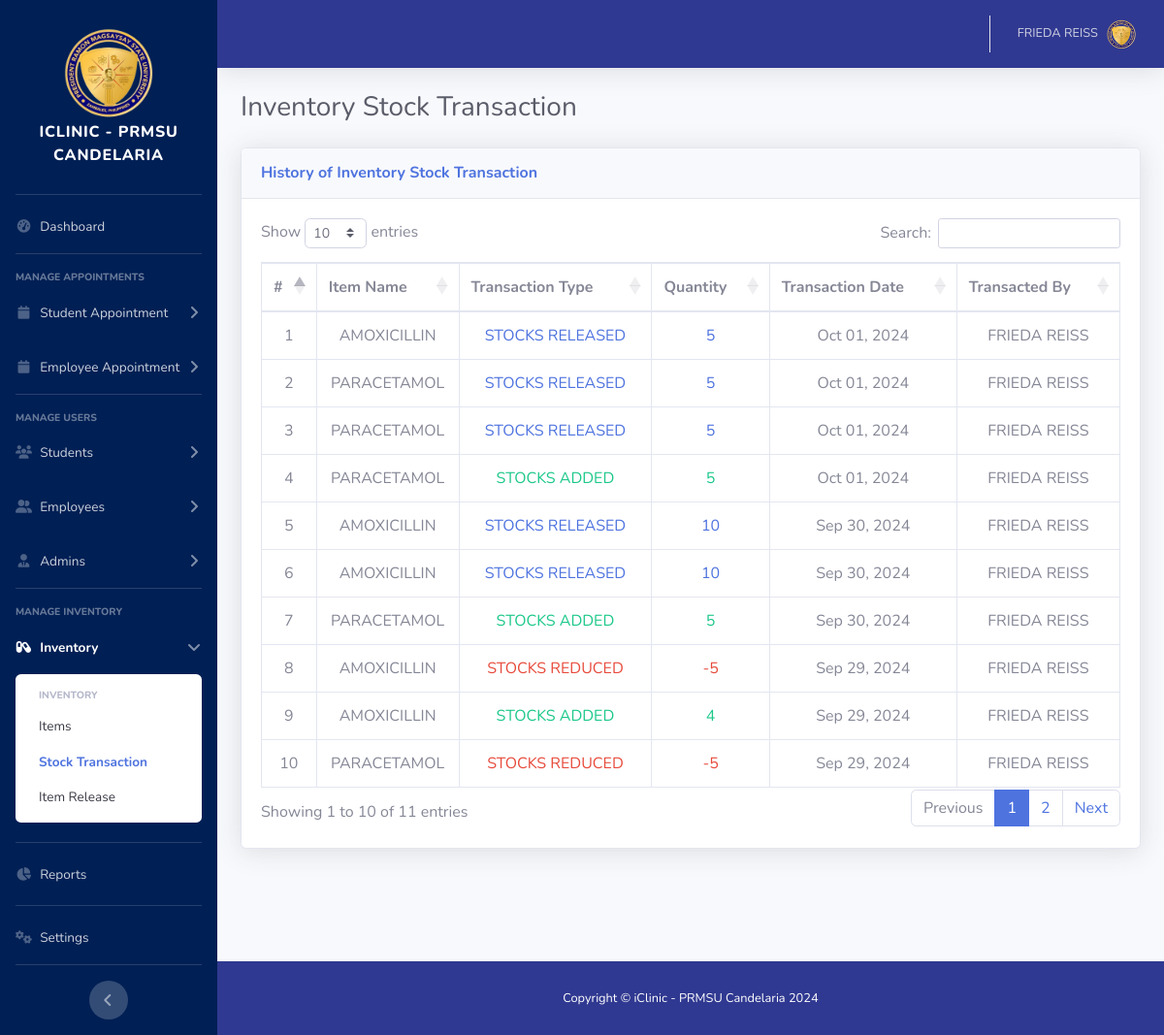
/admin/inventory-stock-transactions.php (signed in), run on the app's committed database.
### tables this page shows
CREATE TABLE `stock_transaction_tbl` (
  `transaction_id` int(11) NOT NULL,
  `item_id` int(11) NOT NULL,
  `transaction_type` varchar(20) NOT NULL,
  `quantity` int(11) NOT NULL,
  `transaction_date` datetime NOT NULL,
  `transaction_by` int(11) NOT NULL,
  `remarks` varchar(255) DEFAULT NULL
);

CREATE TABLE `item_tbl` (
  `item_id` int(11) NOT NULL,
  `item_name` varchar(100) NOT NULL,
  `description` varchar(255) NOT NULL,
  `quantity_in_stock` int(11) NOT NULL,
  `unit` varchar(50) NOT NULL,
  `expiry_date` date NOT NULL,
  `added_by` int(11) NOT NULL,
  `deleted` tinyint(1) NOT NULL DEFAULT 0 COMMENT '1 = deleted, 0 = not deleted'
);

### admin/inventory-stock-transactions.php (the view, shortened to what this page needs)
<!DOCTYPE html>
<html lang="en">
<?php include './include/head.php'; ?>
<body id="page-top">
    <div id="wrapper">
        <?php include './include/sidebar.php'; ?>
        <div id="content-wrapper" class="d-flex flex-column">
            <div id="content">
                <?php include './include/topbar.php'; ?>
                <div class="container-fluid">
                    <div class="d-sm-flex align-items-center justify-content-between mb-4">
                        <h1 class="h3 mb-0 text-gray-800">Inventory Stock Transaction</h1>
                    </div>
                    <div class="row">
                        <div class="col-xl-12 col-lg-12">
                            <div class="card shadow mb-4">
								<div class="card-header py-3 d-flex flex-column flex-md-row">
								    <div class="col-12 col-md-6 d-flex align-items-center justify-content-start mx-0 px-0 mb-2 mb-md-0">
								        <h6 class="font-weight-bold text-primary mb-0">History of Inventory Stock Transaction</h6>
								    </div>
								    <div class="col-12 col-md-6 d-flex align-items-center justify-content-end mx-0 px-0">
								    </div>
								</div>
                                <div class="card-body">
                                    <div class="table-responsive">
                                        <table class="table table-bordered nowrap text-center" id="myTable" width="100%" cellspacing="0">
                                            <thead class="">
                                                <tr>
                                                    <th scope="col">#</th>
                                                    <th scope="col">Item Name</th>
                                                    <th scope="col">Transaction Type</th>
                                                    <th scope="col">Quantity</th>
                                                    <th scope="col">Transaction Date</th>
                                                    <th scope="col">Transacted By</th>
                                                </tr>
                                            </thead>
                                            <tbody>
                                            <?php
                                                require '../db/dbconn.php';
                                                $display_appointments = "
                                                					SELECT it.item_name, stt.transaction_type, stt.quantity, stt.transaction_date, CONCAT(adt.first_name, ' ', adt.last_name) as transactioner_name
                                                                    FROM `stock_transaction_tbl` stt
                                                                    INNER JOIN `item_tbl` it ON it.item_id = stt.item_id
                                                                    INNER JOIN `user_tbl` ut ON ut.user_id = stt.transaction_by
                                                                    INNER JOIN `admin_tbl` adt ON adt.user_id = ut.user_id
                                                                    ORDER BY stt.transaction_date DESC
                                                					";
                                                $sqlQuery = mysqli_query($con, $display_appointments) or die(mysqli_error($con));
                                                $counter = 1;
                                                while($row = mysqli_fetch_array($sqlQuery)){
                                                    $item_name = $row['item_name'];
                                                    $transaction_type = $row['transaction_type'];
                                                    $quantity = $row['quantity'];
                                                    $transaction_date = $row['transaction_date'];
                                                    $transactioner_name = $row['transactioner_name'];
                                                    $formatted_date = date('M d, Y', strtotime($transaction_date));
                                                    if ($transaction_type == "STOCKS REDUCED") {
                                                        $transaction_type_text = "text-danger";
                                                    } elseif ($transaction_type == "STOCKS ADDED") {
                                                        $transaction_type_text = "text-success";
                                                    } elseif ($transaction_type == "STOCKS RELEASED") {
                                                        $transaction_type_text = "text-primary";
                                                    } else{
                                                        $transaction_type_text = "text-secondary";
                                                    }
                                            ?>
                                        <tr>
                                            <td class=""><?php echo $counter; ?></td>
                                            <td class=""><?php echo $item_name; ?></td>
                                            <td class="<?php echo $transaction_type_text; ?>"><?php echo $transaction_type; ?></td>
                                            <td class="<?php echo $transaction_type_text; ?>">
                                                <?php echo $quantity; ?>
                                            </td>
                                            <td class=""><?php echo $formatted_date; ?></td>
                                            <td class=""><?php echo $transactioner_name; ?></td>
                                        </tr>
                                        <?php
                                            $counter++;
                                        }
                                        ?>
                                        </tbody>
                                        </table>
                                    </div>
                                </div>
                            </div>
                        </div>
                    </div>
                </div>
            </div>
            <?php include './include/footer.php'; ?>
        </div>
    </div>
</body>
</html>

### data on the page
stock_transaction_tbl: item.item_name "AMOXICILLIN", transaction_type "STOCKS RELEASED", quantity "5", transaction_date "Oct 01, 2024", transactioner_name "FRIEDA REISS"
stock_transaction_tbl: item.item_name "PARACETAMOL", transaction_type "STOCKS RELEASED", quantity "5", transaction_date "Oct 01, 2024", transactioner_name "FRIEDA REISS"
stock_transaction_tbl: item.item_name "PARACETAMOL", transaction_type "STOCKS RELEASED", quantity "5", transaction_date "Oct 01, 2024", transactioner_name "FRIEDA REISS"
stock_transaction_tbl: item.item_name "PARACETAMOL", transaction_type "STOCKS ADDED", quantity "5", transaction_date "Oct 01, 2024", transactioner_name "FRIEDA REISS"
stock_transaction_tbl: item.item_name "AMOXICILLIN", transaction_type "STOCKS RELEASED", quantity "10", transaction_date "Sep 30, 2024", transactioner_name "FRIEDA REISS"
stock_transaction_tbl: item.item_name "AMOXICILLIN", transaction_type "STOCKS RELEASED", quantity "10", transaction_date "Sep 30, 2024", transactioner_name "FRIEDA REISS"
stock_transaction_tbl: item.item_name "PARACETAMOL", transaction_type "STOCKS ADDED", quantity "5", transaction_date "Sep 30, 2024", transactioner_name "FRIEDA REISS"
stock_transaction_tbl: item.item_name "AMOXICILLIN", transaction_type "STOCKS REDUCED", quantity "-5", transaction_date "Sep 29, 2024", transactioner_name "FRIEDA REISS"
stock_transaction_tbl: item.item_name "AMOXICILLIN", transaction_type "STOCKS ADDED", quantity "4", transaction_date "Sep 29, 2024", transactioner_name "FRIEDA REISS"
stock_transaction_tbl: item.item_name "PARACETAMOL", transaction_type "STOCKS REDUCED", quantity "-5", transaction_date "Sep 29, 2024", transactioner_name "FRIEDA REISS"

### other printed values
$_SESSION['fullname'] "FRIEDA REISS"
